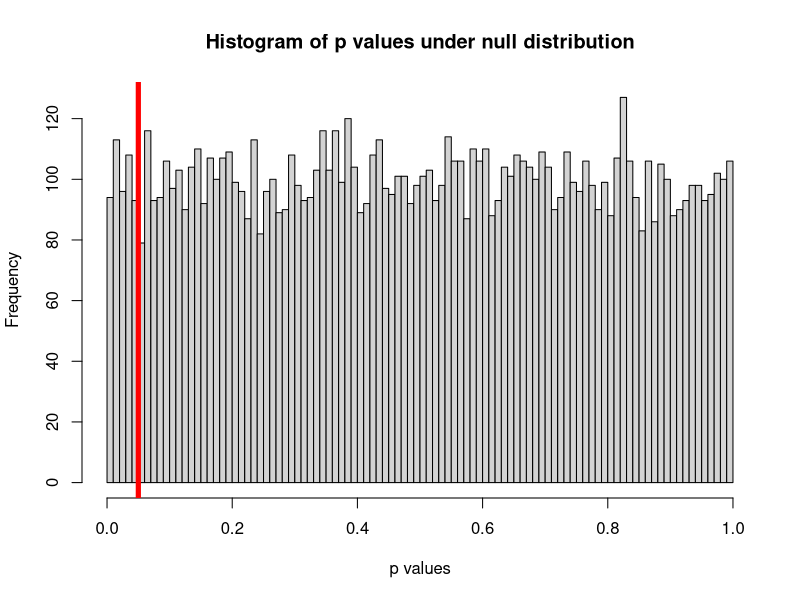
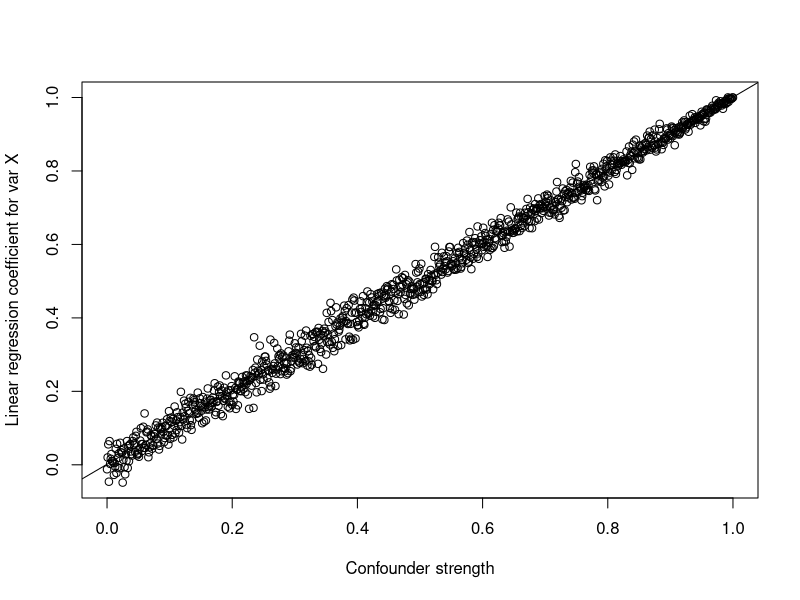
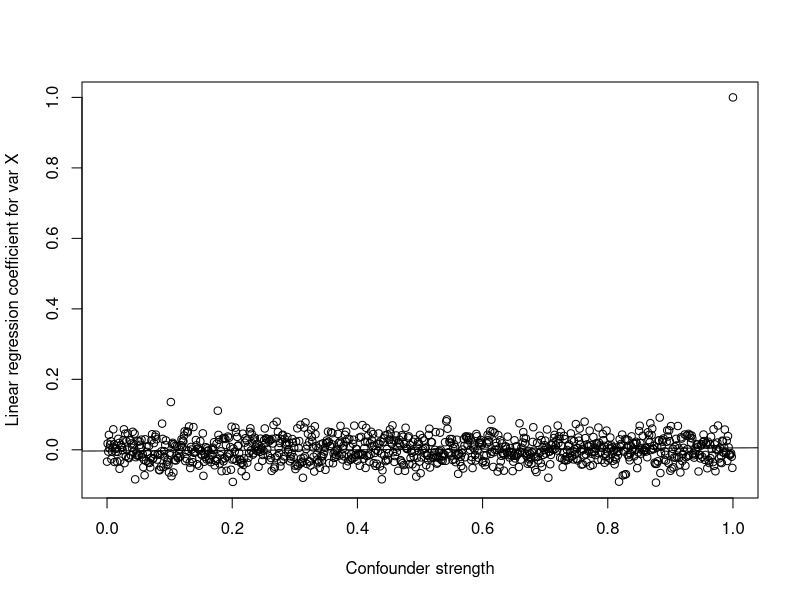

Recreate these plots in R, in order.
## ---- chunk 1
simulate_two_groups <- function(n, mean=0, sd=1){
    x1 <- rnorm(n, mean=mean, sd=sd)
    x2 <- rnorm(n, mean=mean, sd=sd)
    return(cbind(x1,x2))
}

get_t_test_p <- function(data){
    data <- simulate_two_groups(1000)
    res <- t.test(data[,1], data[,2])
    return(res$p.value)
}

n <- 1000
simulations <- 1E4
p_values <- replicate(simulations, 
                      get_t_test_p(simulate_two_groups(n)))
## ---- chunk 2
alpha <- 0.05
significant_portion <- sum(p_values < alpha)/simulations
print(paste(significant_portion*100, "percent of tests were significant."))

## ---- chunk 3
hist(p_values, breaks=100, 
     main="Histogram of p values under null distribution",
     xlab="p values")
abline(v=0.05, col="red", lw=5)
## ---- chunk 4
# strength should be between 0 and 1
simulate_confounded_dataset <- function(n, strength){
    # How much noise is there?
    independent_variation <-sqrt(1 - strength)
    # generate the confounder
    confounder <- rnorm(n)
    # x is only effected by the confounder and random variation
    x <- confounder*sqrt(strength) + rnorm(n)*independent_variation 
    # y is only effected by the confounder and random variation
    y <- confounder*sqrt(strength) + rnorm(n)*independent_variation 
    
    return(data.frame(confounder=confounder, x=x, y=y))
}

simulate_and_get_lm_beta <- function(n, strength){
    data <- simulate_confounded_dataset(n, strength)
    # run a regression and extract the coefficient
    mod <- lm(y~x, data=data)
    return(coef(mod)[2])
}

confounding_strengths <- seq(0,1,by=0.001) 
lm_betas <- sapply(confounding_strengths, 
                    FUN=function(x){
                        simulate_and_get_lm_beta(n, x)
                        })
plot(confounding_strengths, lm_betas,
     xlab="Confounder strength", ylab="Linear regression coefficient for var X")
abline(reg=lm(lm_betas ~ confounding_strengths))
## ---- chunk 5
simulate_and_get_adjusted_lm_beta <- function(n, strength){
    data <- simulate_confounded_dataset(n, strength)
    # run a regression and extract the coefficient
    mod <- lm(y~x+confounder, data=data)
    return(coef(mod)[2])
}

adjusted_lm_betas <- sapply(confounding_strengths, 
                    FUN=function(x){
                        simulate_and_get_adjusted_lm_beta(n, x)
                        })
plot(confounding_strengths, adjusted_lm_betas,
     xlab="Confounder strength", ylab="Linear regression coefficient for var X")
abline(reg=lm(adjusted_lm_betas ~ confounding_strengths))
